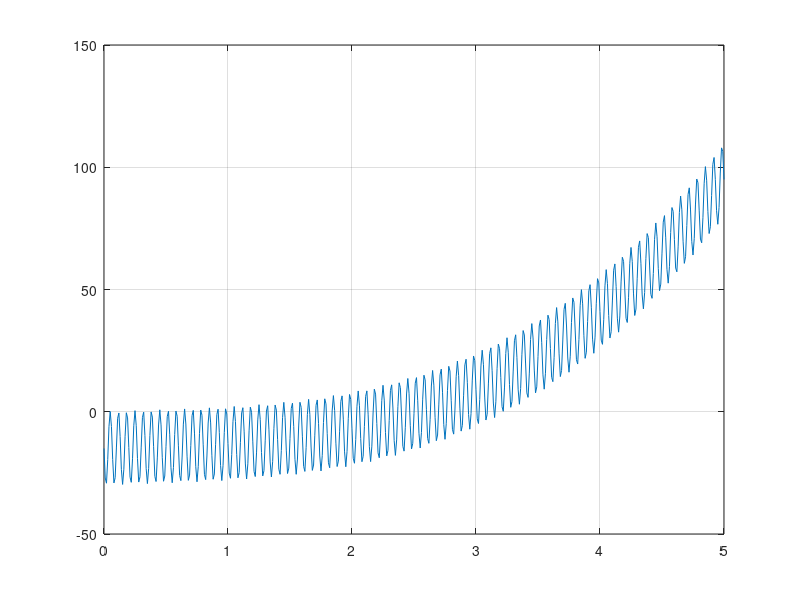
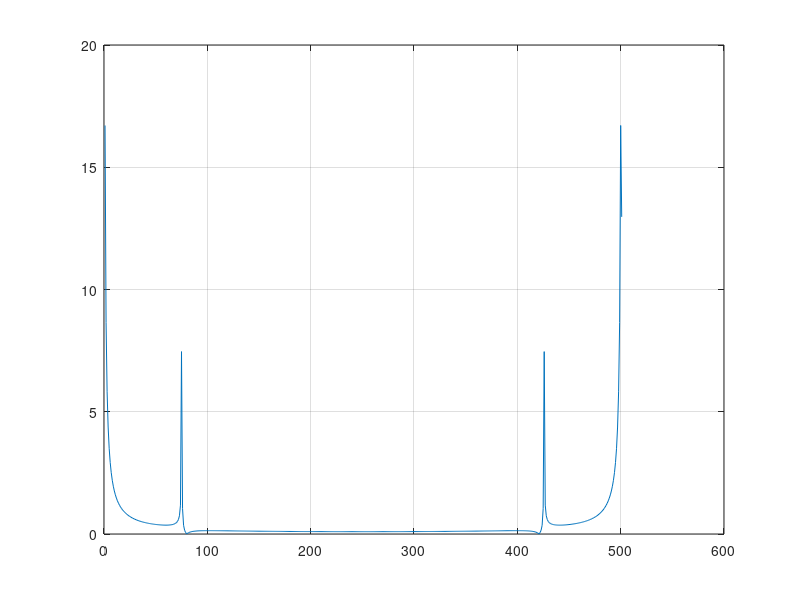
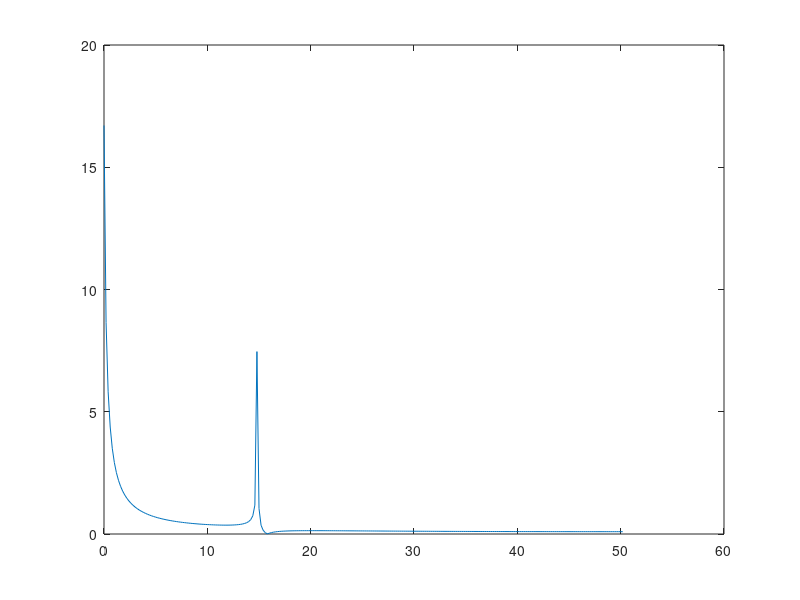
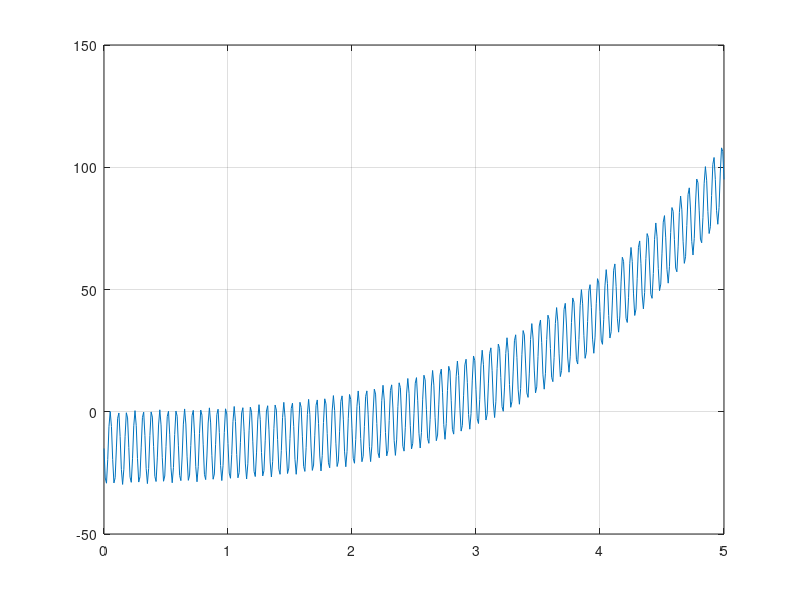

Write MATLAB code to recreate these figures, in order.
clear
figure
dt = 0.01;
T = 5;
t = 0:dt:T;

y = load("f11.txt");
N = length(y);
plot(t, y), grid

fourier_func = zeros(1, N);
for m = 1:N
  for j = 1:N
    fourier_func(m) = fourier_func(m) + 1/N*y(j)*exp(1)^(-1i*2*pi/N*m*j);
  end
end
figure

df = 1/T;
n = length(t);
plot(abs(fourier_func)), grid
f = 0:df:round(n/2) * df;
figure
plot(f, abs(fourier_func(1:round(n/2)+1))) 


fourier_func = abs(fourier_func);
counter = 0;
extr = zeros(2,1);
for j = 3:round(N/2)-1
  if (fourier_func(j) > fourier_func(j+1) && fourier_func(j) > fourier_func(j-1) && abs(fourier_func(j)-fourier_func(j+1)) > 1)
    counter = counter + 1;
    extr(counter) = j*df;
  end
end

f_sin = sin(2*pi*extr(1)*t);

A = [sum(t.^6), sum(t.^5), sum(t.^4), sum(f_sin.*t.^3), sum(t.^3);
     sum(t.^5), sum(t.^4), sum(t.^3), sum(f_sin.*t.^2), sum(t.^2);
     sum(t.^4), sum(t.^3), sum(t.^2), sum(f_sin.*t),    sum(t);
     sum(f_sin.*t.^3), sum(f_sin.*t.^2), sum(f_sin.*t), sum(f_sin.*f_sin), sum(N*f_sin);
     sum(t.^3), sum(t.^2), sum(t), sum(N*f_sin), N];
     
c = [sum(y.*t.^3), sum(y.*t.^2), sum(y.*t), sum(y.*f_sin),  sum(y)];

a = inv(A)*c'
temp = a'
aprox_f = a(1).*t.^3 + a(2).*t.^2 + a(3).*t + a(4).*f_sin +a(5);

figure
plot(t, aprox_f), grid

error_value = sum((aprox_f-y).^2)